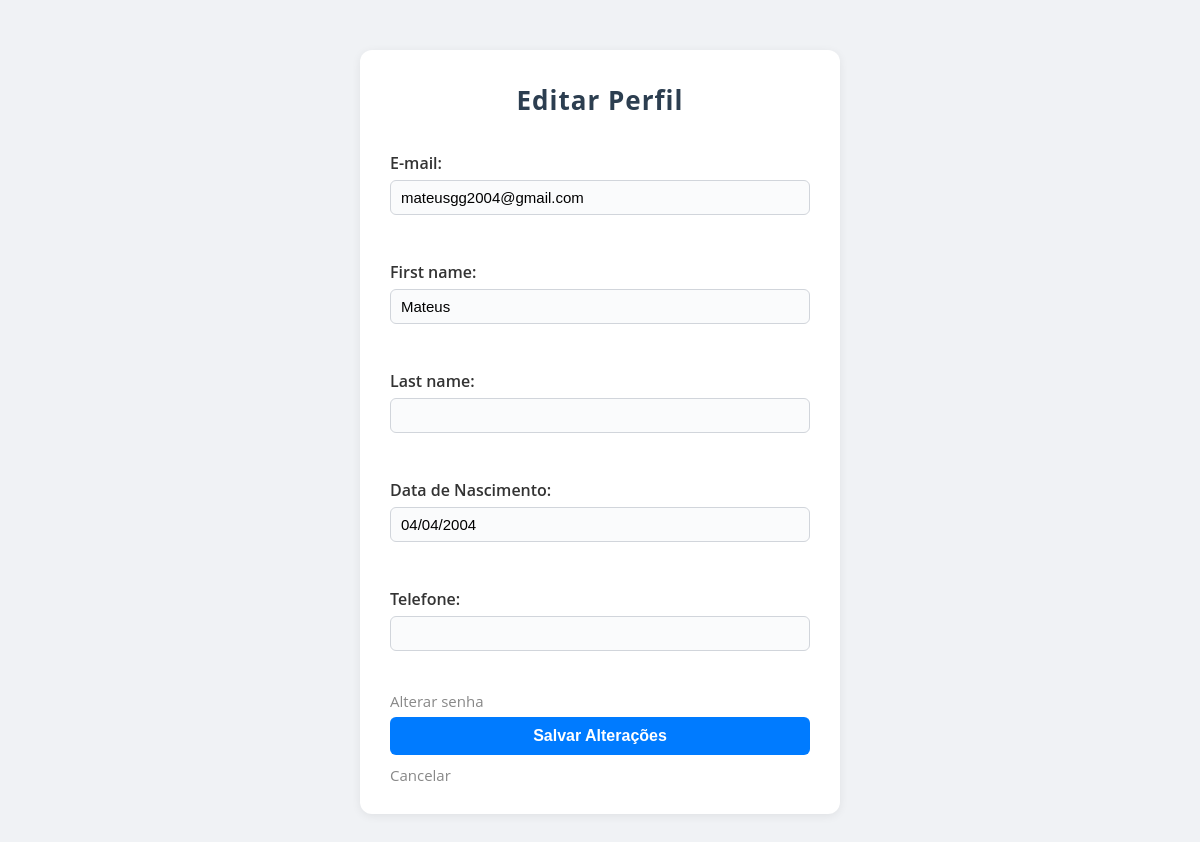
The page /editar-perfil/ (signed in) on the database as committed earlier.
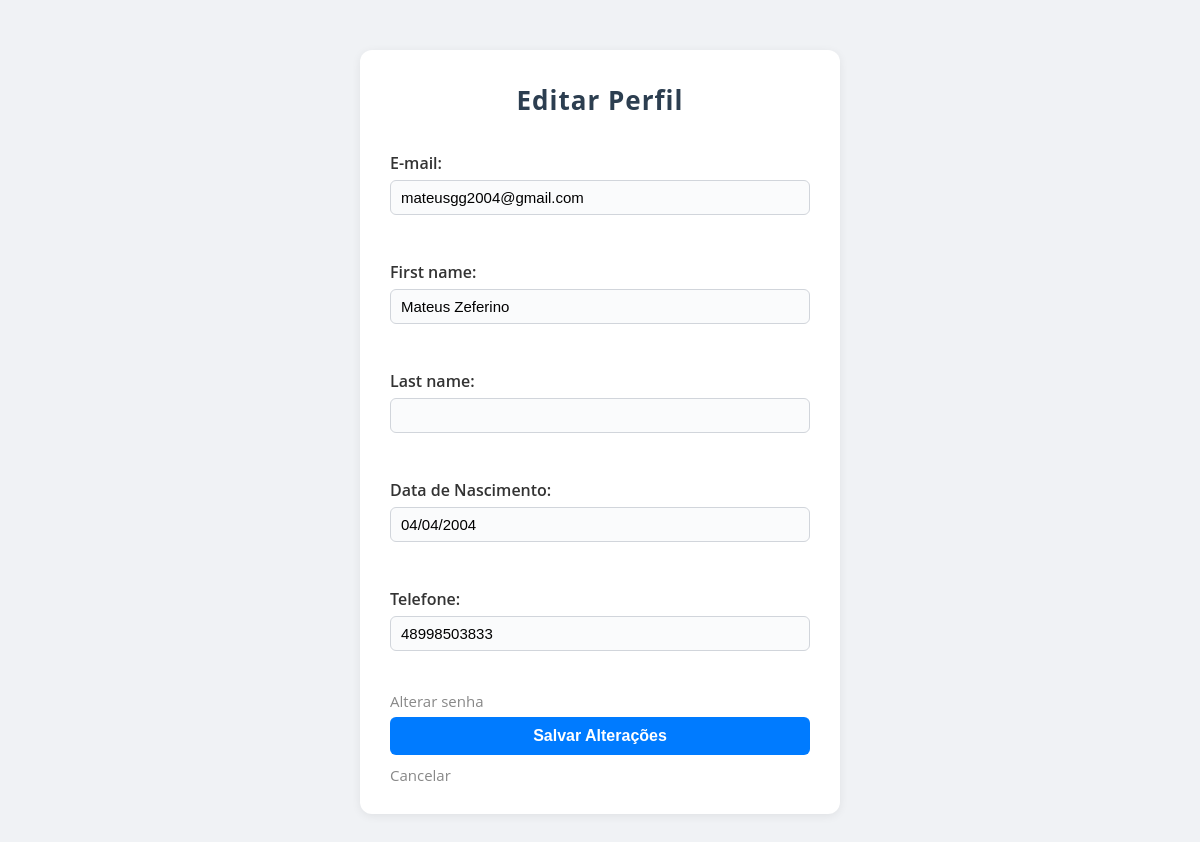
The same page on the database as committed later.
### usuarios/models.py (models this page shows, shortened)
class ModelUsuario(AbstractUser):
    email = models.EmailField('E-mail', unique=True)
    is_staff = models.BooleanField('Membro da equipe', default=True)
    telefone = models.CharField('Telefone', max_length=20, blank=True, null=True)
    data_nascimento = models.DateField('Data de Nascimento', blank=False, null=False)
    USERNAME_FIELD = 'email'
    REQUIRED_FIELDS = ['first_name', 'last_name', 'data_nascimento']
    objects = UsuarioManager()

### usuarios/views.py (the view)
# urls.py: path('editar-perfil/', views.editar_perfil, name='editar_perfil'),
@login_required
def editar_perfil(request):
    user = request.user
    if request.method == "POST":
        form = ModelUsuarioChangeForm(request.POST, instance=user)
        if form.is_valid():
            form.save()
            messages.success(request, "Perfil atualizado com sucesso!")
            return redirect('dashboard')
        else:
            messages.error(request, "Por favor, corrija os erros abaixo.")
    else:
        form = ModelUsuarioChangeForm(instance=user)
    return render(request, "editar_perfil.html", {"form": form})

### usuarios/forms.py
class ModelUsuarioChangeForm(UserChangeForm):
    class Meta:
        model = ModelUsuario
        fields = ('email', 'first_name', 'last_name', 'data_nascimento', 'telefone')
    def __init__(self, *args, **kwargs):
        super().__init__(*args, **kwargs)
        if 'password' in self.fields:
            self.fields['password'].widget = forms.HiddenInput()

### templates/editar_perfil.html (shortened to what this page needs)
{% load static %}
<!DOCTYPE html>
<html lang="pt-br">
<head>
    <link rel="stylesheet" href="{% static 'css/editar_perfil.css' %}">
</head>
<body>
    <div class="editar-perfil-container">
        <h2>Editar Perfil</h2>
        <form method="post">
            {{ form.as_p }}
            <a href="{% url 'alterar_senha' %}" class="cancelar-link">Alterar senha</a>
            <button type="submit">Salvar Alterações</button>
        </form>
        <a href="{% url 'dashboard' %}" class="cancelar-link">Cancelar</a>
    </div>
</body>
</html>

Rows that differ between the two databases and show on the page:
changed ModelUsuario "mateusgg2004@gmail.com": first_name "Mateus" → "Mateus Zeferino"; telefone (not shown) → "48998503833"
